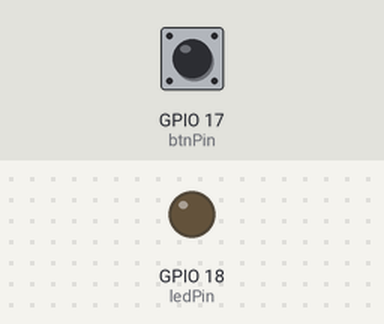
This program was run on a simulated Raspberry Pi (BCM pin numbers). Parts: output pins drawn as LEDs (lit = HIGH). The inputs (shaded band) are chosen by the test bench; at power-on: GPIO 17 (btnPin) HIGH.

Above: at 1.2 s.
1.3 s: GPIO 17 (btnPin) pulled LOW for 0.15 s
At 1.4 s:
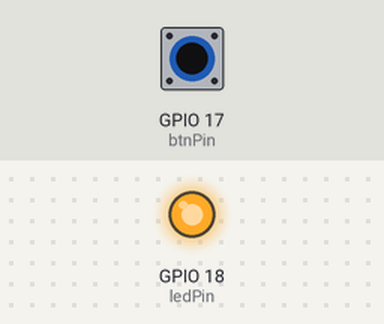
3.0 s: GPIO 17 (btnPin) pulled LOW for 3.2 s
At 7.5 s:
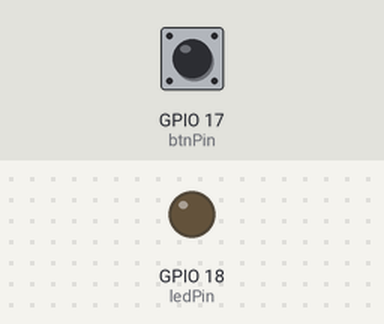
Timing chart, 0 to 9.0 s (numbered marks = the images above; inputs shaded):
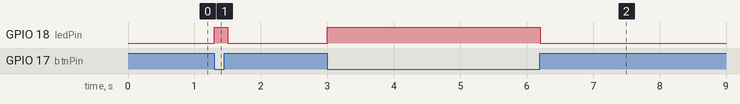

The program:

led_btn.py
```python
#!bin/python3

import RPi.GPIO as GPIO
from time import sleep

# Pin definition
ledPin = 18
btnPin = 17

# Setup GPIO
GPIO.setmode(GPIO.BCM)
GPIO.setup(ledPin, GPIO.OUT)
GPIO.setup(btnPin, GPIO.IN, pull_up_down=GPIO.PUD_UP)

# set led off
GPIO.output(ledPin, GPIO.LOW)

# Infinite loop
try:
    while True:
        GPIO.output(ledPin, not GPIO.input(btnPin))
        sleep(0.1)
except KeyboardInterrupt:
    GPIO.cleanup()
```

Measured:
- after the input at 1.3 s, GPIO 18 (ledPin): LOW → HIGH at once, → LOW 0.20 s later
- after the input at 3.0 s, GPIO 18 (ledPin): LOW → HIGH at once, → LOW 3.2 s later
